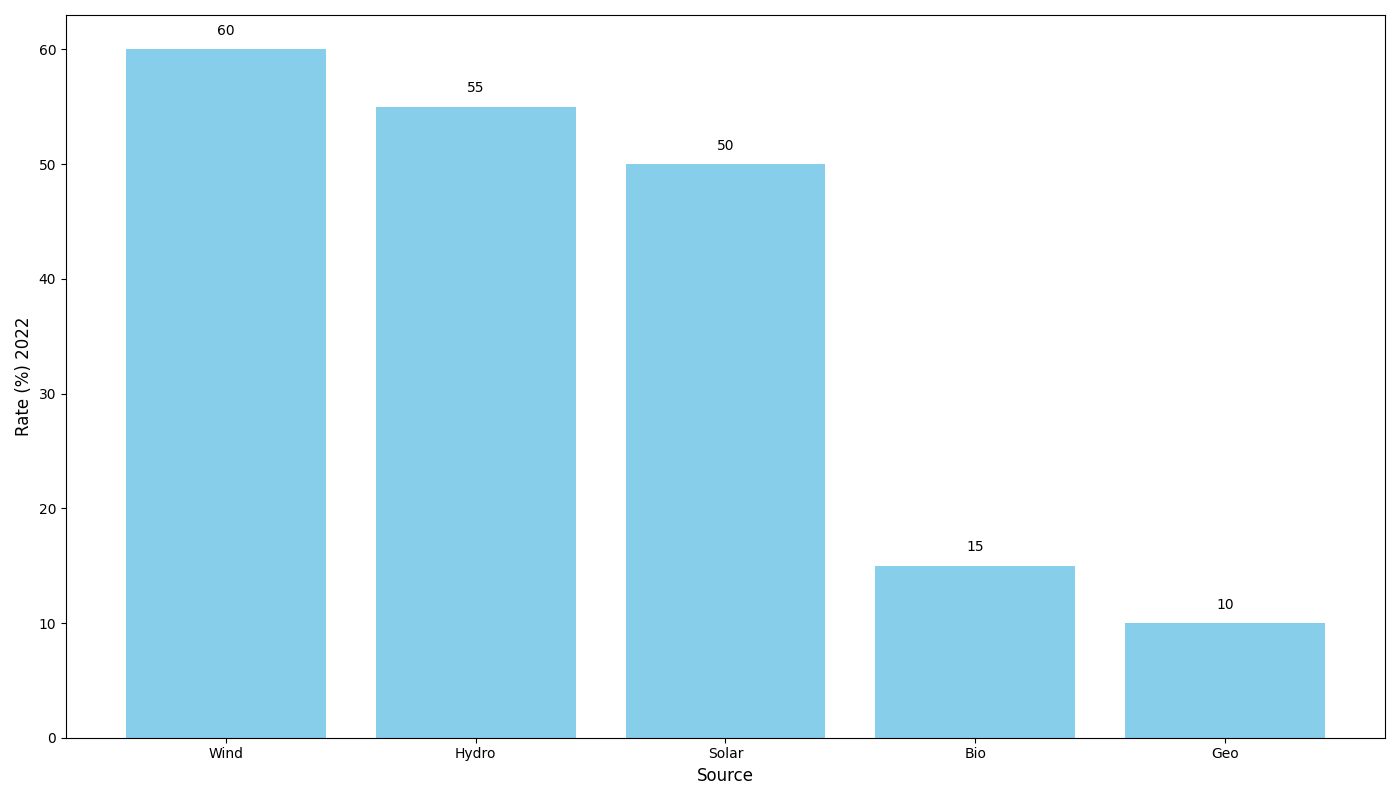

Recreate this plot in Python.
import matplotlib.pyplot as plt
import numpy as np

years = ['2012', '2014', '2016', '2018', '2020', '2022']
energy_sources = ['Solar', 'Wind', 'Hydro', 'Geo', 'Bio']

adoption_data = np.array([
    [5, 10, 30, 5, 3],
    [10, 15, 35, 6, 5],
    [20, 30, 40, 7, 7],
    [30, 40, 45, 8, 10],
    [40, 50, 50, 9, 12],
    [50, 60, 55, 10, 15]
])

latest_year_adoption = adoption_data[-1]
sorted_indices = np.argsort(latest_year_adoption)[::-1]
sorted_sources = [energy_sources[i] for i in sorted_indices]
sorted_data = adoption_data[:, sorted_indices]

fig, ax = plt.subplots(figsize=(14, 8))
bar_positions = np.arange(len(sorted_sources))
ax.bar(bar_positions, sorted_data[-1], color='skyblue')

ax.set_xlabel('Source', fontsize=12)
ax.set_ylabel('Rate (%) ' + years[-1], fontsize=12)

ax.set_xticks(bar_positions)
ax.set_xticklabels(sorted_sources)

for i in range(len(sorted_sources)):
    ax.text(bar_positions[i], sorted_data[-1, i] + 1, str(sorted_data[-1, i]), ha='center', va='bottom')

plt.tight_layout()
plt.show()
